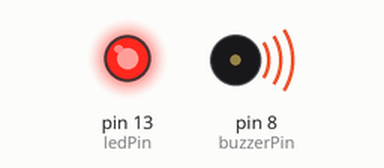
Recording of a sketch running on a simulated Arduino Uno, built with avr-gcc and run on an emulated ATmega328P. On the bench: output pins drawn as LEDs (lit = HIGH), buzzer (waves = sounding). What the sketch prints to the serial monitor is not drawn.

Above: at 0.18 s.
At 7.8 s:
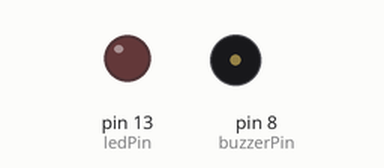
Timing chart, 0 to 11.5 s (numbered marks = the images above):
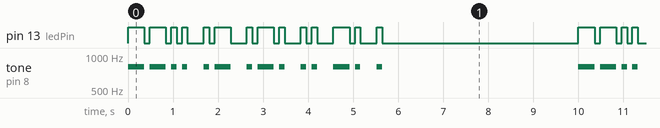

The sketch:

sketch.ino
```cpp
// Morse code generator on Arduino Uno.
// LED on pin 13, buzzer on pin 8.
//
// Usage: edit message variable .
// Non-letter characters produce a space.

const int ledPin = 13;
const int buzzerPin = 8;

// timing (milliseconds)
const unsigned int dotTime = 120;      // unit time: dot length
const unsigned int dashTime = dotTime * 3;
const unsigned int intraSymbolGap = dotTime;     // between dots/dashes in same letter
const unsigned int interLetterGap = dotTime * 3; // between letters
const unsigned int wordGap = dotTime * 7;       // between words

// frequency for buzzer (Hz)
const unsigned int buzzFreq = 800;

const char* message = "Zarine";

// morse code lookup table
struct MorseMap { char c; const char* code; };
const MorseMap morseTable[] = {
  {'A', ".-"}, {'B', "-..."}, {'C', "-.-."}, {'D', "-.."}, {'E', "."},
  {'F', "..-."}, {'G', "--."}, {'H', "...."}, {'I', ".."}, {'J', ".---"},
  {'K', "-.-"}, {'L', ".-.."}, {'M', "--"}, {'N', "-."}, {'O', "---"},
  {'P', ".--."}, {'Q', "--.-"}, {'R', ".-."}, {'S', "..."}, {'T', "-"},
  {'U', "..-"}, {'V', "...-"}, {'W', ".--"}, {'X', "-..-"}, {'Y', "-.--"},
  {'Z', "--.."},
  {'0', "-----"}, {'1', ".----"}, {'2', "..---"}, {'3', "...--"},
  {'4', "....-"}, {'5', "....."}, {'6', "-...."}, {'7', "--..."},
  {'8', "---.."}, {'9', "----."},
  {'.', ".-.-.-"},{',', "--..--"},{'?', "..--.."},{'/', "-..-."},
  {'@', ".--.-."},{'=', "-...-"}
};
const int morseTableSize = sizeof(morseTable) / sizeof(MorseMap);

void setup() {
  pinMode(ledPin, OUTPUT);
  pinMode(buzzerPin, OUTPUT);
  digitalWrite(ledPin, LOW);
  noTone(buzzerPin);
  Serial.begin(9600);
  Serial.println("Morse ready. Send text over Serial or edit message in code.");
}

void loop() {
  // if serial data available, reAd a line and transmit it.
  if (Serial.available()) {
    String in = Serial.readStringUntil('\n');
    in.trim();
    if (in.length() > 0) {
      transmitText(in.c_str());
    }
  } else {
    // otherwise send default message, then pause..
    transmitText(message);
    delay(4000);
  }
}

void transmitText(const char* txt) {
  for (const char* p = txt; *p; ++p) {
    char ch = *p;
    if (ch >= 'a' && ch <= 'z') ch -= 'a' - 'A';
    if (ch == ' ' || ch == '\t') {
      delay(wordGap);
      continue;
    }
    const char* code = lookupMorse(ch);
    if (code) {
      transmitMorse(code);
      delay(interLetterGap - intraSymbolGap); // because last symbol already had intraSymbolGap
    } else {
      // unknown character -> treated as space
      delay(wordGap);
    }
  }
}

const char* lookupMorse(char c) {
  for (int i = 0; i < morseTableSize; ++i) {
    if (morseTable[i].c == c) return morseTable[i].code;
  }
  return nullptr;
}

void transmitMorse(const char* code) {
  for (const char* s = code; *s; ++s) {
    if (*s == '.') {
      flashDot();
    } else if (*s == '-') {
      flashDash();
    }
    // gap between symbols
    delay(intraSymbolGap);
  }
}

void flashDot() {
  digitalWrite(ledPin, HIGH);
  tone(buzzerPin, buzzFreq);
  delay(dotTime);
  digitalWrite(ledPin, LOW);
  noTone(buzzerPin);
}

void flashDash() {
  digitalWrite(ledPin, HIGH);
  tone(buzzerPin, buzzFreq);
  delay(dashTime);
  digitalWrite(ledPin, LOW);
  noTone(buzzerPin);
}
```

Measured:
- by itself, pin 13 (ledPin): moves between LOW and HIGH, repeating every 10.0 s
- by itself, tone on pin 8 (buzzerPin): plays 800 Hz for 0.36 s, 800 Hz for 0.36 s, 800 Hz for 0.12 s, 800 Hz for 0.12 s, 800 Hz for 0.12 s, 800 Hz for 0.36 s … (182 notes in this stretch)
